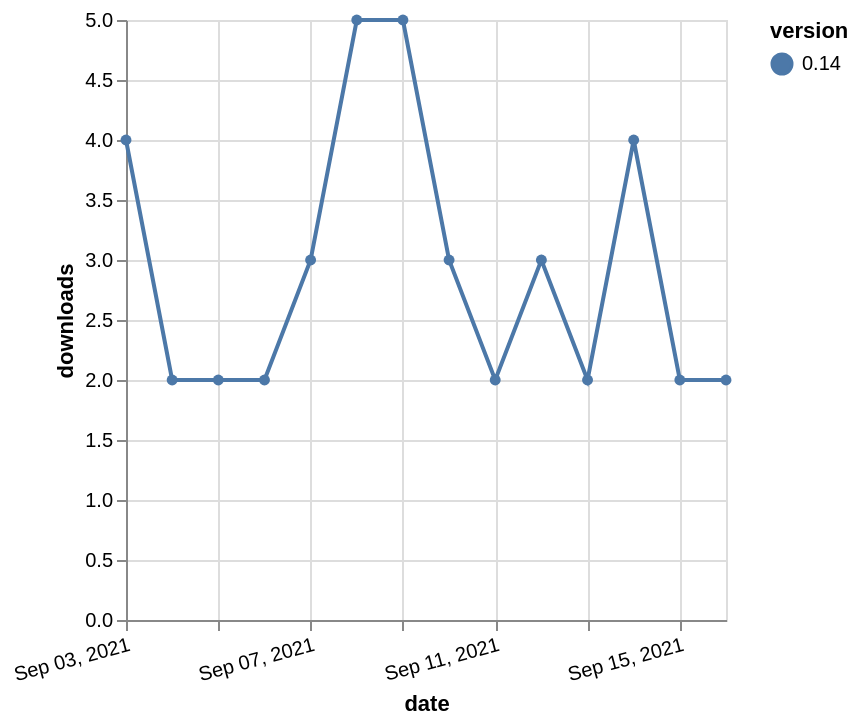

The specification (Vega-Lite) saved for this image:
### Vega-Lite specification from a JSON file in a GitHub repository (floating-point values rounded to 4 significant figures)
{"$schema": "https://vega.github.io/schema/vega-lite/v5.json", "description": "A simple bar chart with embedded data.", "data": {"values": [{"date": "2021-09-03", "total": 2805, "delta": 4, "version": "0.14"}, {"date": "2021-09-04", "total": 2807, "delta": 2, "version": "0.14"}, {"date": "2021-09-05", "total": 2809, "delta": 2, "version": "0.14"}, {"date": "2021-09-06", "total": 2811, "delta": 2, "version": "0.14"}, {"date": "2021-09-07", "total": 2814, "delta": 3, "version": "0.14"}, {"date": "2021-09-08", "total": 2819, "delta": 5, "version": "0.14"}, {"date": "2021-09-09", "total": 2824, "delta": 5, "version": "0.14"}, {"date": "2021-09-10", "total": 2827, "delta": 3, "version": "0.14"}, {"date": "2021-09-11", "total": 2829, "delta": 2, "version": "0.14"}, {"date": "2021-09-12", "total": 2832, "delta": 3, "version": "0.14"}, {"date": "2021-09-13", "total": 2834, "delta": 2, "version": "0.14"}, {"date": "2021-09-14", "total": 2838, "delta": 4, "version": "0.14"}, {"date": "2021-09-15", "total": 2840, "delta": 2, "version": "0.14"}, {"date": "2021-09-16", "total": 2842, "delta": 2, "version": "0.14"}]}, "width": "container", "mark": {"type": "line", "point": {"filled": true}}, "encoding": {"x": {"field": "date", "type": "temporal", "timeUnit": "yearmonthdate", "title": "date", "axis": {"labelAngle": -15}}, "y": {"field": "delta", "type": "quantitative", "title": "downloads"}, "color": {"field": "version", "type": "nominal"}, "tooltip": {"field": "delta"}}}
